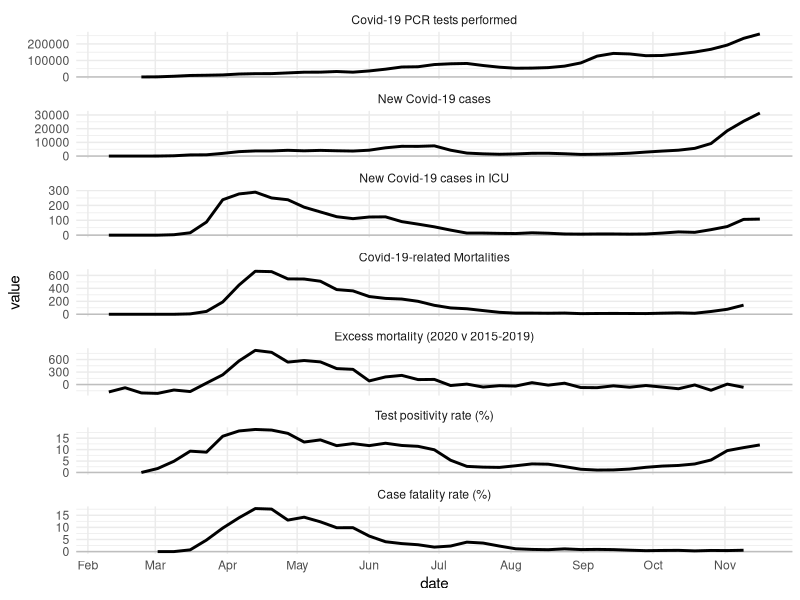
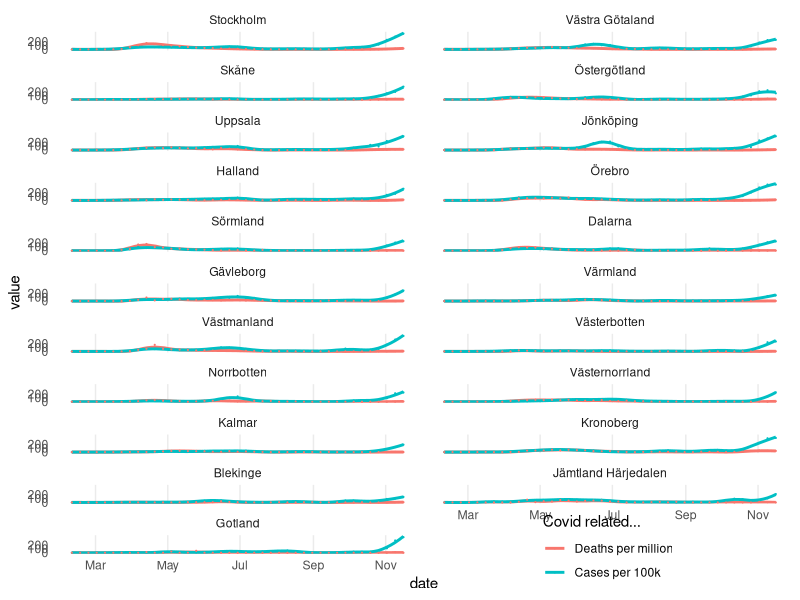
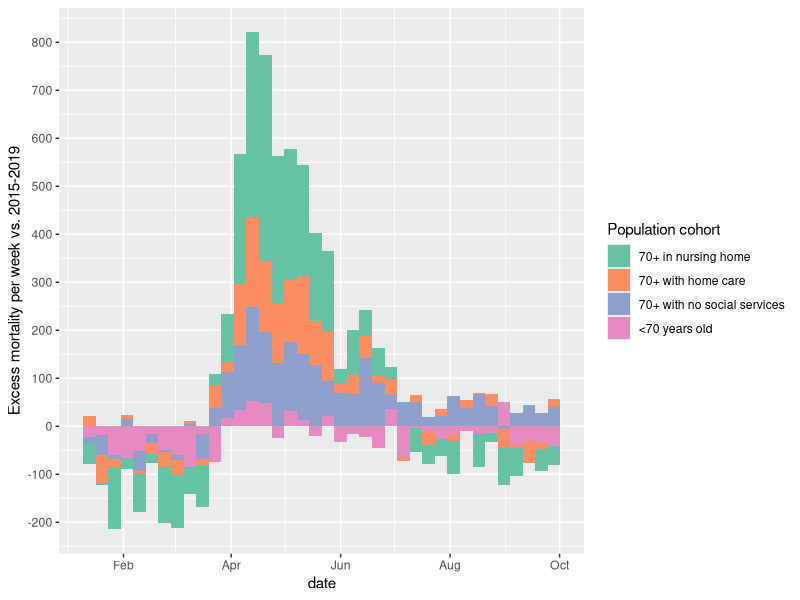

The R script that drew these images, in order:
## ---- chunk 1
knitr::opts_chunk$set(echo = TRUE,message = FALSE,warning = FALSE)
## ---- chunk 2

library(readxl)
library(tidyverse)

options(scipen = 999)

# Load national Covid-19 tracking data from:
# https://www.folkhalsomyndigheten.se/smittskydd-beredskap/utbrott/aktuella-utbrott/covid-19/statistik-och-analyser/bekraftade-fall-i-sverige/

# Specifically:
# https://www.arcgis.com/sharing/rest/content/items/b5e7488e117749c19881cce45db13f7e/data

fhm <- read_excel("Folkhalsomyndigheten_Covid19.xlsx", 
                                           sheet = "Veckodata Region") %>%
  mutate(date = as.Date(paste(2020, veckonummer, 1, sep="-"), "%Y-%U-%u"))


# Load testing data from PHA - This is for some reason not included in the main dataset, and had to be manually compiled from:
# https://www.folkhalsomyndigheten.se/smittskydd-beredskap/utbrott/aktuella-utbrott/covid-19/statistik-och-analyser/antalet-testade-for-covid-19/
# https://www.folkhalsomyndigheten.se/smittskydd-beredskap/utbrott/aktuella-utbrott/covid-19/statistik-och-analyser/antalet-testade-for-covid-19/tidigare-data/

fhm_test <- read_excel("fhm_Covid19_tester.xlsx")


# Load data from Statistics Sweden on mortality rates from 2015 - 2020
#https://www.scb.se/hitta-statistik/statistik-efter-amne/befolkning/befolkningens-sammansattning/befolkningsstatistik/pong/tabell-och-diagram/preliminar-statistik-over-doda/

scb <- read_excel("preliminar_statistik_over_doda_inkl_eng.xlsx", 
                  sheet = "Tabell 6",skip = 11) %>%
  mutate(veckonummer = as.numeric(Vecka))

# Load data from NBHW from nbhw - Unfortunately looks like this isn't getting updated anymore!
#https://www.socialstyrelsen.se/globalassets/1-globalt/covid-19-statistik/statistik-relaterad-till-covid-19/dodlighet-aldre-med-sarskilt-boende-eller-hemtjanst.xlsx

nbhw <- read_excel("dodlighet-aldre-med-sarskilt-boende-eller-hemtjanst.xlsx", 
                  sheet = "Jämf genomsnitt, antal",
                  skip = 3) %>%
  filter(!is.na(`Särskilt boende (2020)`)) %>%
  mutate(excess_nh = `Särskilt boende (2020)`- `Särskilt boende (genomsnitt 2016-2019)`,
         excess_hc = `Hemtjänst (2020)`- `Hemtjänst (genomsnitt 2016-2019)`,
         excess_no_nh_hc = `Ej särskilt boende eller hemtjänst (2020)` - `Ej särskilt boende eller hemtjänst (genomsnitt 2016-2019)`,
         excess_over_70 = excess_nh+excess_hc+excess_no_nh_hc,
         tot_over70 = `Särskilt boende (2020)`+`Hemtjänst (2020)`+`Ej särskilt boende eller hemtjänst (2020)`,
         veckonummer = as.numeric(Vecka),
         date = as.Date(paste(2020, veckonummer, 1, sep="-"), "%Y-%U-%u"))

# Combine scb and nbhw data to calculate mortality under 70
excess_mort = select(scb,veckonummer,excess_all = `Överdödl. Riket`,tot = `Tot 2020`) %>%
  left_join(select(nbhw,veckonummer,date,starts_with("excess_"),tot_over70), by = "veckonummer") %>%
  mutate(excess_under_70 = excess_all - excess_over_70) %>%
  filter(veckonummer > 1) # Looks like scb only counts part of the first week of the year, So not comparable

# aggregate data at national level

agg <- fhm %>%
  group_by(veckonummer) %>%
  summarize(across(where(is.numeric),sum)) %>%
  ungroup() %>%
  left_join(fhm_test, by = "veckonummer") %>%
  left_join(select(scb,veckonummer, `Medelvärde 2015-2019`,`Tot 2020`,`Överdödl. Riket`),
            by = "veckonummer") %>%
  mutate(date = as.Date(paste(2020, veckonummer, 1, sep="-"), "%Y-%U-%u"),
         test_pos_rate = Antal_fall_vecka/Antal_pcr*100,
         case_fatality_rate = Antal_avlidna_vecka/Antal_fall_vecka*100)

# Dataset grouped by region

fhm_reg_sum <- fhm %>%
  group_by(Region) %>%
  summarise(tot = sum(Antal_fall_vecka),
            pop = round(sum(Antal_fall_vecka)/sum(Antal_fall_100000inv_vecka)*100000)) %>%
  arrange(desc(tot)) %>%
  mutate(agg_name = ifelse(tot > 3000,Region,"Other"),
         agg_name = factor(agg_name,levels = rev(unique(agg_name))))

## ---- chunk 3
# FHM stats aggregated
agg_plot <- agg %>%
  select(date,
         "Covid-19 PCR tests performed" = Antal_pcr,
         "New Covid-19 cases" = Antal_fall_vecka,
         "New Covid-19 cases in ICU" = Antal_intensivvårdade_vecka,
         "Covid-19-related Mortalities" = Antal_avlidna_vecka,
         "Excess mortality (2020 v 2015-2019)" = `Överdödl. Riket`,
         "Test positivity rate (%)" = test_pos_rate,
         "Case fatality rate (%)" = case_fatality_rate) %>%
  gather("measure","value",-date) %>%
  # remove last week of mortality data - The second to last week of data also 
  # tends to under-report by a smaller amount, but not enough to significantly 
  # skew the interpretation.
  filter(!(measure %in% c("Covid-19-related Mortalities",
                          "Excess mortality (2020 v 2015-2019)",
                          "Case fatality rate (%)") & 
             date==max(date))) %>% 
  mutate(measure = factor(measure,levels = unique(measure))) %>%
  ggplot(aes(x=date,y = value)) +
  theme_minimal() +
  scale_x_date(date_breaks = "1 month", date_labels = "%b") +
  theme(panel.grid.minor.x = element_blank()) +
  geom_hline(yintercept = 0,color = "grey") +
  geom_line(size = 1) +
  #scale_y_continuous(breaks = seq(-200,800,200)) +
  facet_wrap(~ measure,scales = "free_y",ncol = 1)


# Use this to export a nice high-res .tif file
# tiff("agg_plot.tif", res=300,height = 8,width = 4,units = "in")
# agg_plot
# dev.off()

agg_plot

## ---- chunk 4

reg_plot <- fhm %>% 
  left_join(fhm_reg_sum, by = "Region") %>%
  arrange(desc(pop)) %>%
  mutate(Region = factor(Region,levels = unique(Region)),
         Antal_avliden_1000000inv_vecka = Antal_avlidna_vecka/(pop/1000000)) %>%
  select(date,
         Region,
         "Cases per 100k" = Antal_fall_100000inv_vecka,
         "Deaths per million" = Antal_avliden_1000000inv_vecka) %>%
  gather("measure","value",-date,-Region) %>%
  mutate(measure = factor(measure,levels = rev(unique(measure)))) %>%
  ggplot(aes(x=date,y=value,color=measure)) + 
  geom_smooth(se=F,span = 0.2,size = 1) +
  geom_point(size=0.1) +
  theme_minimal() +
  labs(color = "Covid related...") +
  scale_y_continuous(breaks = c(0,100,200)) +
  scale_x_date(date_breaks = "2 months",
               date_minor_breaks = "1 month", 
               date_labels = "%b") +
  theme(panel.grid.minor.y = element_blank(),
        panel.grid.minor.x = element_blank(),
        panel.grid.major.y = element_blank(),
        legend.position = c(0.75, 0.01)) +
  facet_wrap(Region ~ .,ncol = 2,)

reg_plot
## ---- chunk 5

excess_mort %>%
  filter(!is.na(excess_nh)) %>%
  arrange(desc(veckonummer)) %>%
  mutate(date = as.Date(paste(2020, veckonummer, 1, sep="-"), "%Y-%U-%u")) %>%
  select(date,
         "70+ in nursing home" = excess_nh,
         "70+ with home care" = excess_hc,
         "70+ with no social services" =excess_no_nh_hc,
         "<70 years old"=excess_under_70) %>%
  gather("measure","value",-date) %>%
  mutate(measure = factor(measure,levels = unique(measure))) %>%
  ggplot(aes(x=date,y=value,fill=measure)) +
    scale_y_continuous(breaks = seq(-200,800,100)) +
    scale_x_date(date_breaks = "2 months",
                 date_minor_breaks = "1 month", 
                 date_labels = "%b") +
    scale_fill_brewer(palette = "Set2") +
    #scale_color_brewer(palette = "Set2") +
    labs(y = "Excess mortality per week vs. 2015-2019",
         fill = "Population cohort") +
    geom_bar(stat = "identity",width = 7)
